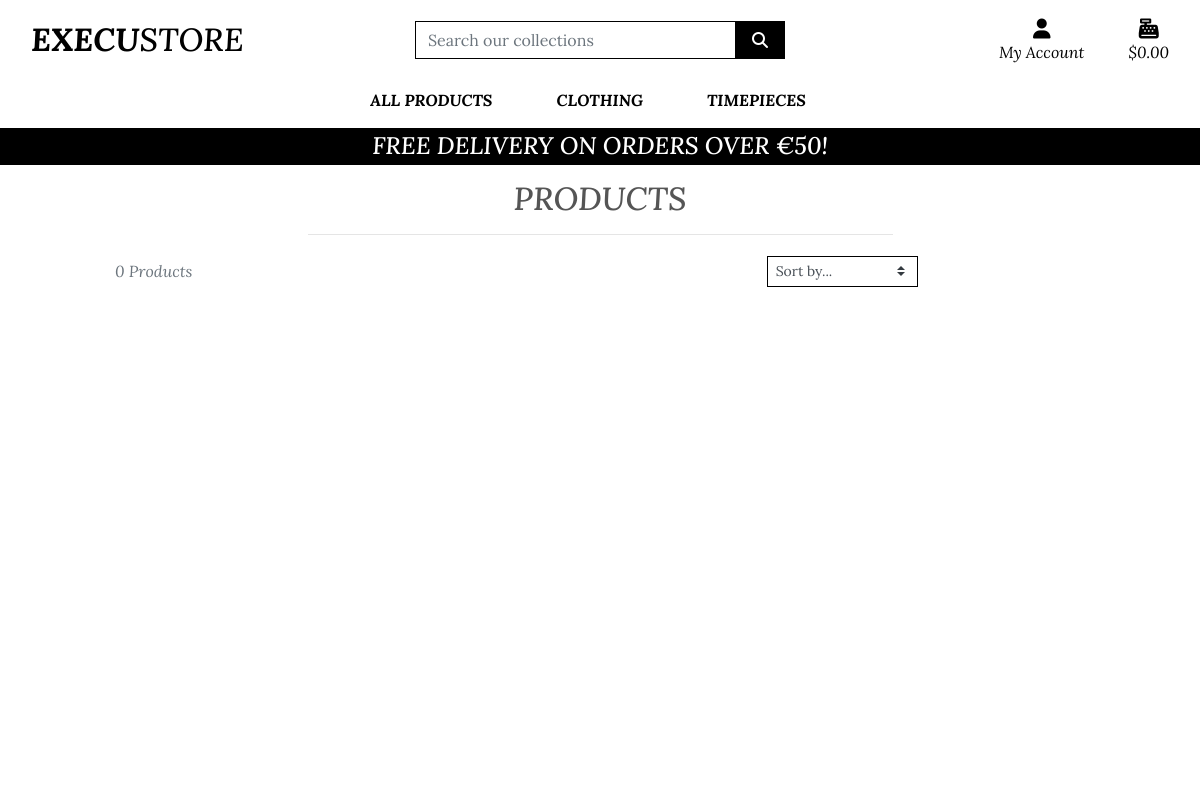
The page /products/?category=timeless on the database as committed earlier.
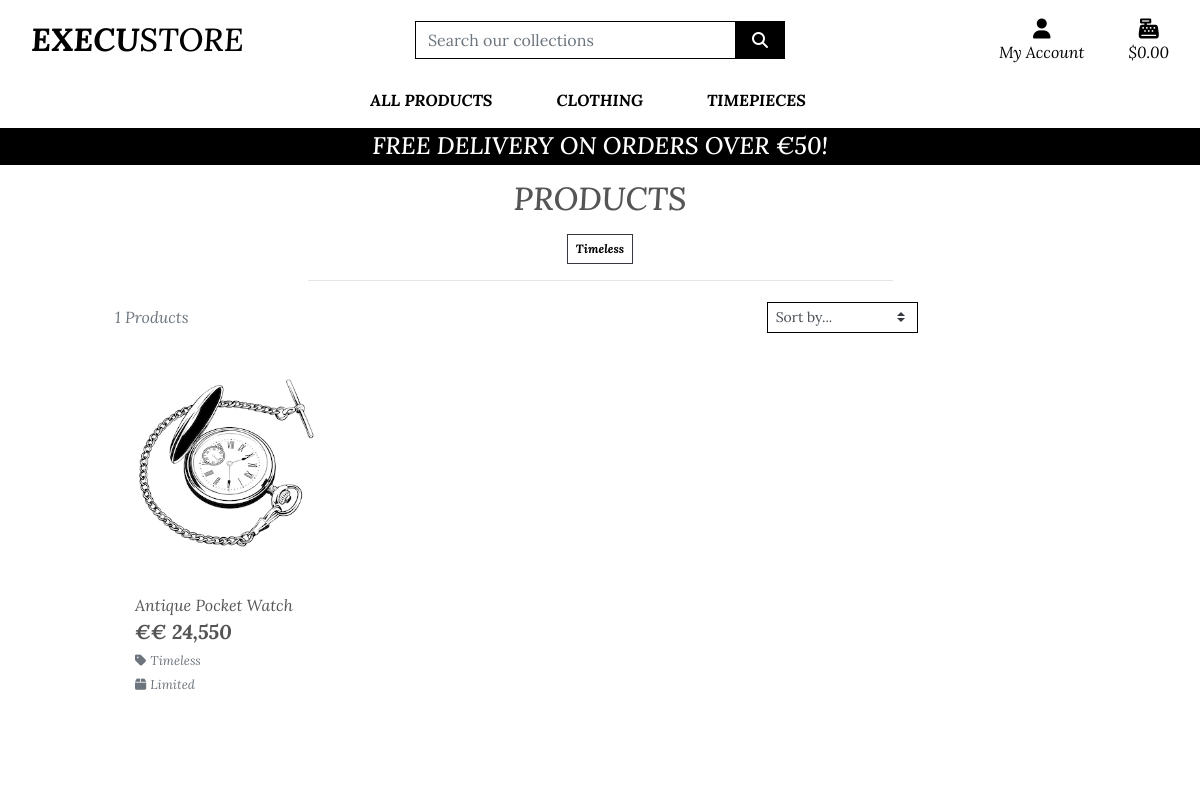
The same page on the database as committed later.
### products/models.py (models this page shows, shortened)
class Category(models.Model):
    name = models.CharField(max_length=254)
    friendly_name = models.CharField(max_length=254, null=True, blank=True)

class Product(models.Model):
    category = models.ForeignKey('Category', null=True, blank=True,
                                 on_delete=models.SET_NULL)
    name = models.CharField(max_length=255)
    description = models.TextField()
    price = models.CharField(max_length=255)
    availability = models.CharField(max_length=255)
    image_url = models.URLField(max_length=1024, null=True, blank=True)
    image = models.ImageField(null=True, blank=True)
    created_at = models.DateTimeField(auto_now_add=True)

### products/views.py (the view, shortened to what this page needs)
# urls.py: path('', views.all_products, name='products'),
def all_products(request):
    product = Product.objects.all()
    query = None
    categories = None
    sort = None
    direction = None
    if request.GET:
        if 'category' in request.GET:
            categories = request.GET['category'].split(',')
            product = product.filter(category__name__in=categories)
            categories = Category.objects.filter(name__in=categories)
    current_sorting = f'{sort}_{direction}'
    context = {
        'products': product,
        'current_categories': categories,
        'search_term': query,
        'current_sorting': current_sorting,
    }
    product_page = 'products/products.html'
    return render(request, product_page, context)

### bag/contexts.py (called while the page is built)
def bag_contents(request):
    bag_items = []
    total = 0
    product_count = 0
    if total < settings.FREE_DELIVERY_THRESHOLD:
        delivery = total * Decimal(settings.STANDARD_DELIVERY_PERCENTAGE / 100)
        free_delivery_delta = settings.FREE_DELIVERY_THRESHOLD - total
    else:
        delivery = 0
        free_delivery_delta = 0
    grand_total = delivery + total
    context = {
        'bag_items': bag_items,
        'total': total,
        'product_count': product_count,
        'delivery': delivery,
        'free_delivery_delta': free_delivery_delta,
        'free_delivery_threshold': settings.FREE_DELIVERY_THRESHOLD,
        'grand_total': grand_total,
    }
    return context

### products/templates/products/products.html (shortened to what this page needs)
{% extends "base.html" %}
{% load static %}
{% block page_header %}
    <div class="container header-container">
    </div>
{% endblock %}
{% block content %}
    <div class="overlay"></div>
    <div class="container-fluid">
        <div class="row">
            <div class="col text-center mt-3">
                <h2 class="logo-font">Products</h2>
                {% for c in current_categories %}
                    <a class="category-badge text-decoration-none" href="{% url 'products' %}?category={{ c.name }}">
                        <span class="p-2 mt-2 badge badge-white text-black rounded-0 border border-dark">{{ c.friendly_name }}</span>
                    </a>
                {% endfor %}
                <hr class="w-50 mb-1">
            </div>
        </div>
        <div class="row">
            <div class="product-container col-10 offset-1">
                <div class="row mt-1 mb-2">
                    <div class="col-12 col-md-4 my-auto order-md-last d-flex justify-content-right justify-content-md-end">
                        <div class="sort-select-wrapper w-50">
                            <select id="sort-selector" class="custom-select custom-select-sm rounded-0 border border-{% if current_sorting != 'None_None' %}info{% else %}black{% endif %}">
                                <option value="reset" {% if current_sorting == 'None_None' %}selected{% endif %}>Sort by...</option>
                            </select>
                        </div>
                    </div>
                    <div class="col-12 col-md-6 order-md-first">
                        <p class="text-muted mt-3 text-center text-md-left">
                            {{ products|length }} Products{% if search_term %} found for <strong>"{{ search_term }}"</strong>{% endif %}
                        </p>
                    </div>
                </div>
                <div class="row">
                    {% for product in products %}
                        <div class="col-sm-6 col-md-6 col-lg-4 col-xl-3">
                            <div class="card h-100 border-0">
                                <a href="{% url 'product_detail' product.id %}">
                                    <img class="card-img-top img-fluid" src="{{ product.image.url }}" alt="{{ product.name }}">
                                </a>
                                <div class="card-body pb-0">
                                    <p class="mb-0">{{ product.name }}</p>
                                </div>
                                <div class="card-footer bg-white pt-0 border-0 text-left">
                                    <div class="row">
                                        <div class="col">
                                            <p class="lead mb-0 text-left font-weight-bold">€{{ product.price }}</p>
                                            {% if product.category %}
                                            <p class="small mt-1 mb-0">
                                                <a class="text-muted" href="{% url 'products' %}?category={{ product.category.name }}">
                                                    <i class="fas fa-light fa-tag mr-1"></i>{{ product.category.friendly_name }}
                                                </a>
                                            </p>
                                            {% endif %}
                                            {% if product.availability %}
                                                <small class="text-muted"><i class="fas fa-light fa-box mr-1"></i>{{ product.availability }}</small>
                                            {% else %}
                                                <small class="text-muted">Contact For Availability</small>
                                            {% endif %}
                                        </div>
                                    </div>
                                </div>
                            </div>
                        </div>
                {% endfor %}
            </div>
        </div>
    </div>
{% endblock %}

Rows that differ between the two databases and show on the page:
added Category: friendly_name "Timeless"
now on this page (row edited): Product: image (picture), name "Antique Pocket Watch", price "€ 24,550", category.friendly_name "Timeless", availability "Limited"
Other text that changed with them:
{{ products|length }}: "0" → "1"
